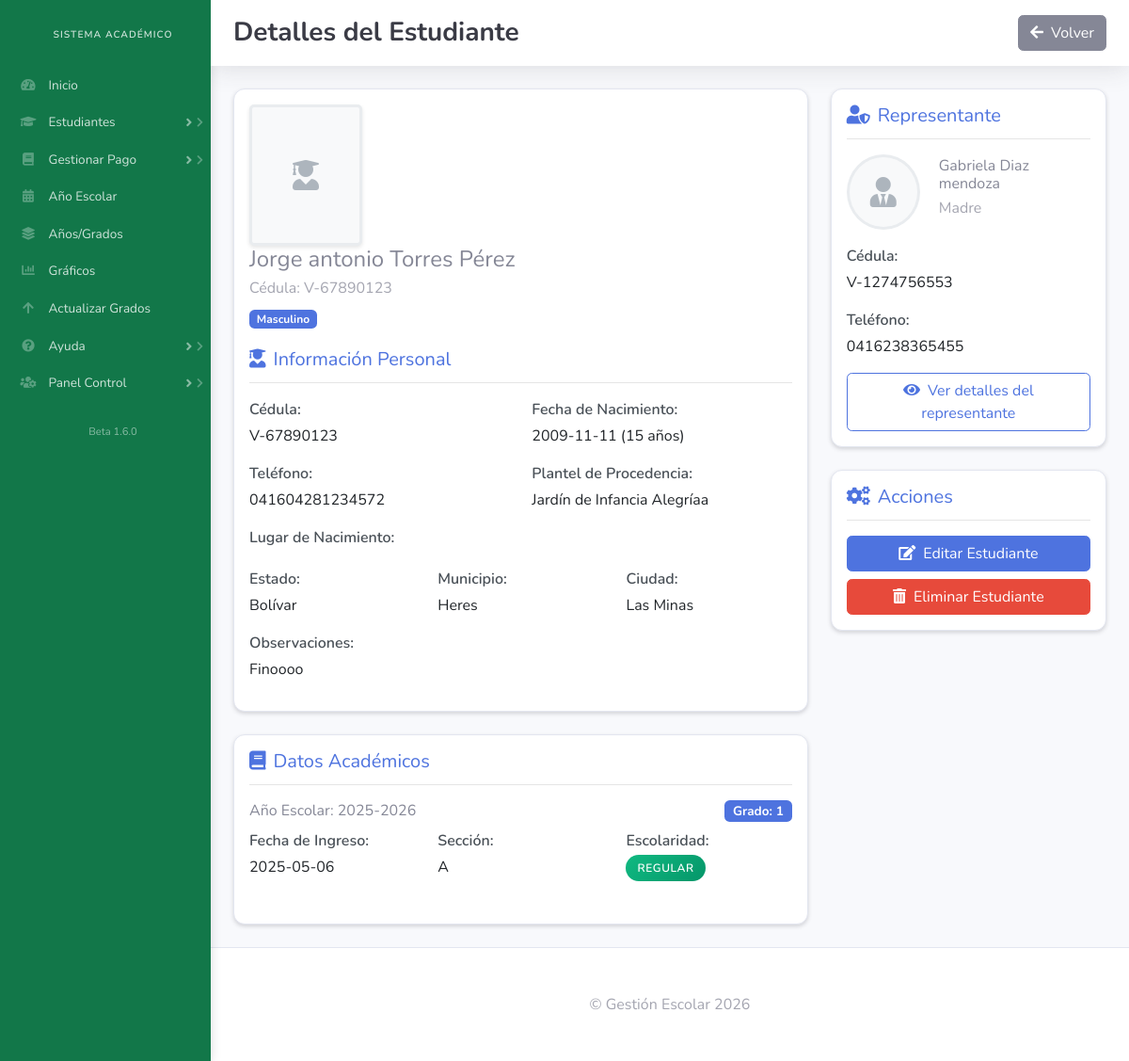
Page /ver_estudiante.php?id=45 (signed in) on the earlier database version.
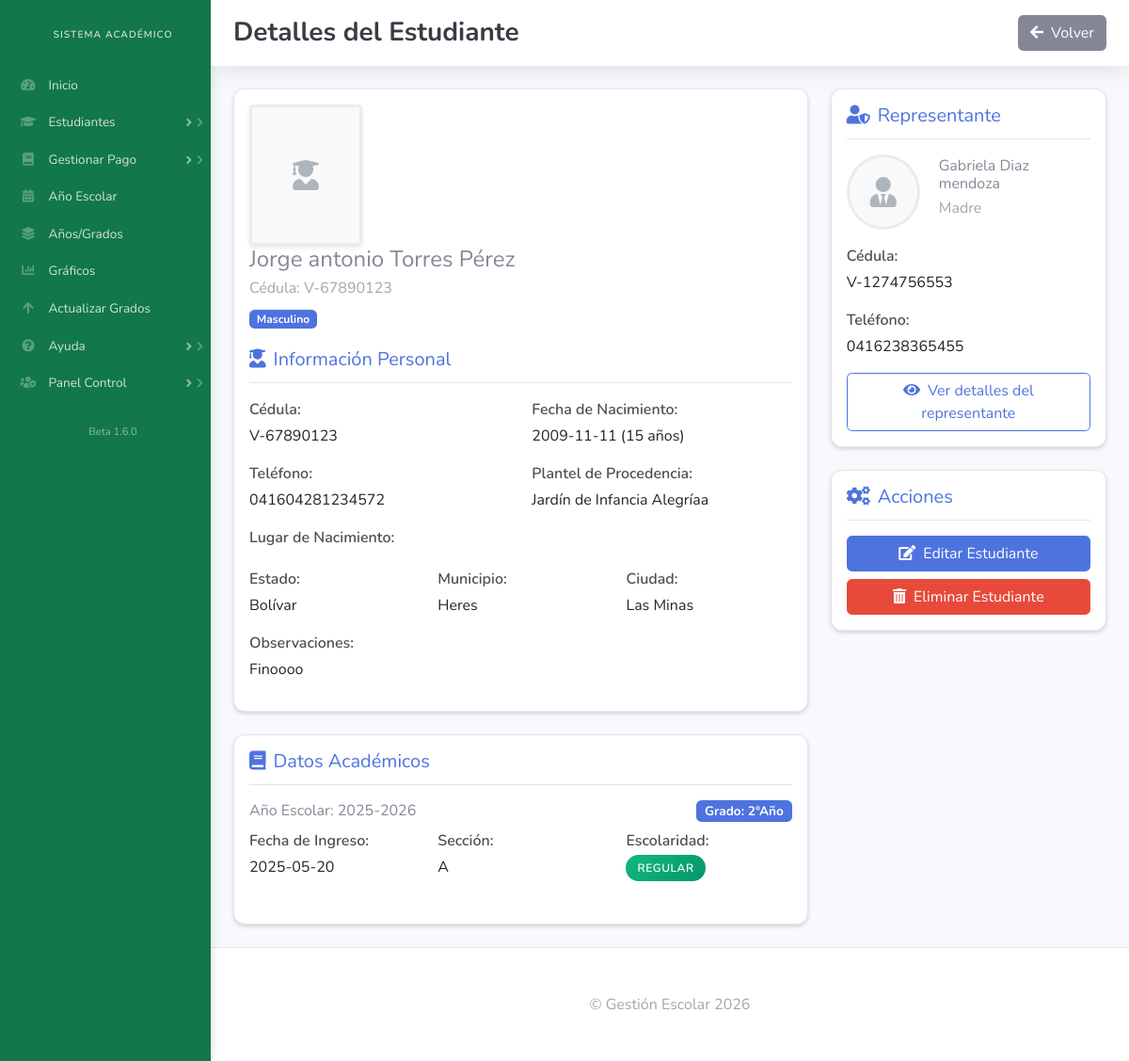
Same page on the later database version.
### tables this page shows
CREATE TABLE `datos_academicos` (
  `id` int(11) NOT NULL AUTO_INCREMENT,
  `estudiante_id` int(11) NOT NULL,
  `fecha_ingreso` date NOT NULL,
  `escolaridad` enum('regular','pendiente','repitiente','doble_inscripcion','repite_pendiente','equivalencia') NOT NULL,
  `anio_grado_id` int(11) NOT NULL,
  `seccion` varchar(50) NOT NULL,
  `anio_escolar_id` int(11) NOT NULL,
  `promedio` decimal(5,2) DEFAULT NULL,
  PRIMARY KEY (`id`),
  KEY `estudiante_id` (`estudiante_id`),
  KEY `datos_academicos_ibfk_2` (`anio_grado_id`),
  CONSTRAINT `datos_academicos_ibfk_1` FOREIGN KEY (`estudiante_id`) REFERENCES `estudiantes` (`id`),
  CONSTRAINT `datos_academicos_ibfk_2` FOREIGN KEY (`anio_grado_id`) REFERENCES `anios_grados` (`id`)
);

CREATE TABLE `grados` (
  `id` int(11) NOT NULL AUTO_INCREMENT,
  `nombre` varchar(255) NOT NULL,
  PRIMARY KEY (`id`)
);

CREATE TABLE `anios_escolares` (
  `id` int(11) NOT NULL AUTO_INCREMENT,
  `nombre` varchar(255) NOT NULL,
  `fecha_inicio` date NOT NULL,
  `fecha_fin` date NOT NULL,
  `activo` tinyint(1) DEFAULT 1,
  PRIMARY KEY (`id`)
);

### ver_estudiante.php (the view, shortened to what the changed rows need)
<?php
include 'db.php';
$estudiante_id = $_GET['id'] ?? null;
$sql_academico = "SELECT da.*, ag.grado_id, g.nombre as grado_nombre, ae.nombre as anio_escolar
                 FROM datos_academicos da
                 JOIN anios_grados ag ON da.anio_grado_id = ag.id
                 JOIN grados g ON ag.grado_id = g.id
                 JOIN anios_escolares ae ON da.anio_escolar_id = ae.id
                 WHERE da.estudiante_id = ?";
$stmt = $conn->prepare($sql_academico);
$stmt->bind_param("i", $estudiante_id);
$stmt->execute();
$result_academico = $stmt->get_result();
?>
<!DOCTYPE html>
<html data-bs-theme="light" lang="es">
<head>
    <link rel="stylesheet" href="assets/bootstrap/css/bootstrap.min.css">
    <link rel="stylesheet" href="assets/fonts/fontawesome-all.min.css">
</head>
<body id="page-top">
    <div id="wrapper">
        <div class="d-flex flex-column" id="content-wrapper">
            <div id="content">
                <div class="container-fluid">
                    <div class="row">
                        <div class="col-lg-8">
                            <div class="card info-card shadow-sm mb-4">
                                <div class="card-body">
                                    <?php if ($result_academico->num_rows > 0): ?>
                                        <?php while ($academico = $result_academico->fetch_assoc()): ?>
                                            <div class="mb-4">
                                                <div class="d-flex justify-content-between align-items-center mb-2">
                                                    <h6 class="mb-0">Año Escolar: <?= htmlspecialchars($academico['anio_escolar']) ?></h6>
                                                    <span class="badge bg-primary badge-custom">Grado: <?= htmlspecialchars($academico['grado_nombre']) ?></span>
                                                </div>
                                                <div class="row">
                                                    <div class="col-md-4 mb-2">
                                                        <p class="mb-1 info-label">Fecha de Ingreso:</p>
                                                        <p class="mb-0 info-value"><?= htmlspecialchars($academico['fecha_ingreso']) ?></p>
                                                    </div>
                                                    <div class="col-md-4 mb-2">
                                                        <p class="mb-1 info-label">Sección:</p>
                                                        <p class="mb-0 info-value"><?= htmlspecialchars($academico['seccion']) ?></p>
                                                    </div>
                                                    <div class="col-md-4 mb-2">
                                                        <p class="mb-1 info-label">Escolaridad:</p>
                                                        <p class="mb-0 info-value">
                                                            <span class="badge-estado <?= $academico['escolaridad'] ?>">
                                                                <?php
                                                                $escolaridad = [
                                                                    'regular' => 'Regular',
                                                                    'pendiente' => 'Pendiente',
                                                                    'repitiente' => 'Repitiente',
                                                                    'doble_inscripcion' => 'Doble Inscripción',
                                                                    'repite_pendiente' => 'Repite Pendiente',
                                                                    'equivalencia' => 'Equivalencia'
                                                                ];
                                                                echo $escolaridad[$academico['escolaridad']] ?? $academico['escolaridad'];
                                                                ?>
                                                            </span>
                                                        </p>
                                                    </div>
                                                </div>
                                            </div>
                                        <?php endwhile; ?>
                                    <?php else: ?>
                                        <div class="alert alert-info mb-0">
                                            <i class="fas fa-info-circle me-2"></i>No se encontraron datos académicos para este estudiante.
                                        </div>
                                    <?php endif; ?>
                                </div>
                            </div>
                        </div>
                    </div>
                </div>
            </div>
        </div>
    </div>
</body>
</html>

Differences in the rows shown:
changed datos_academicos "REGULAR": grados.nombre "1" → "2°Año"; fecha_ingreso "2025-05-06" → "2025-05-20"
